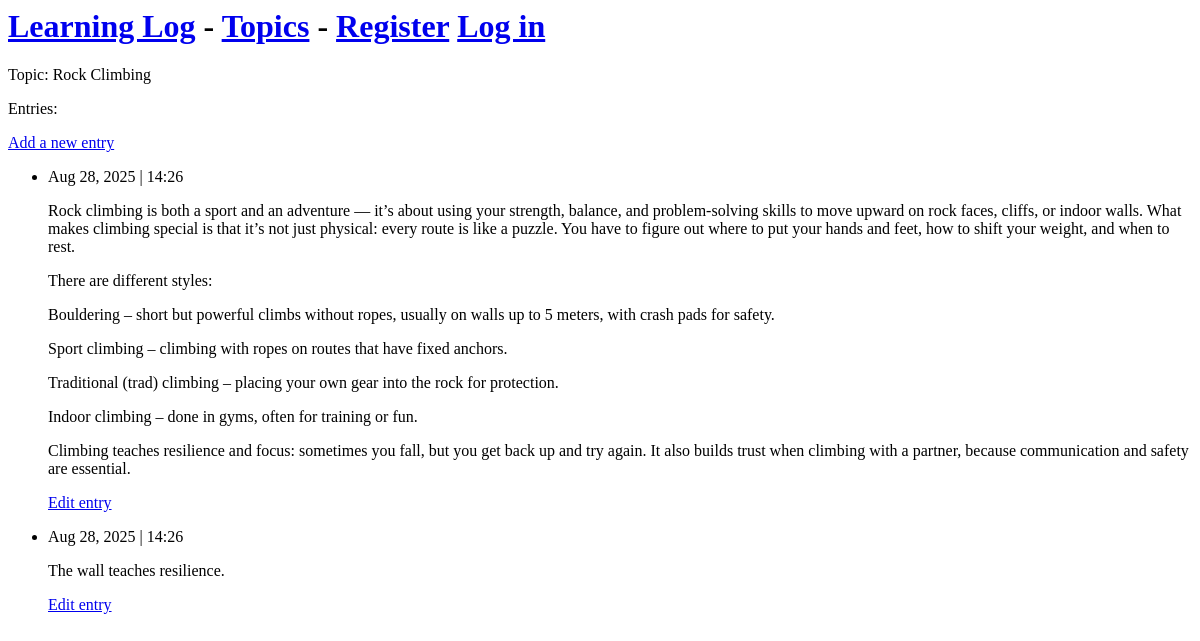
The app's page /topics/2, older data.
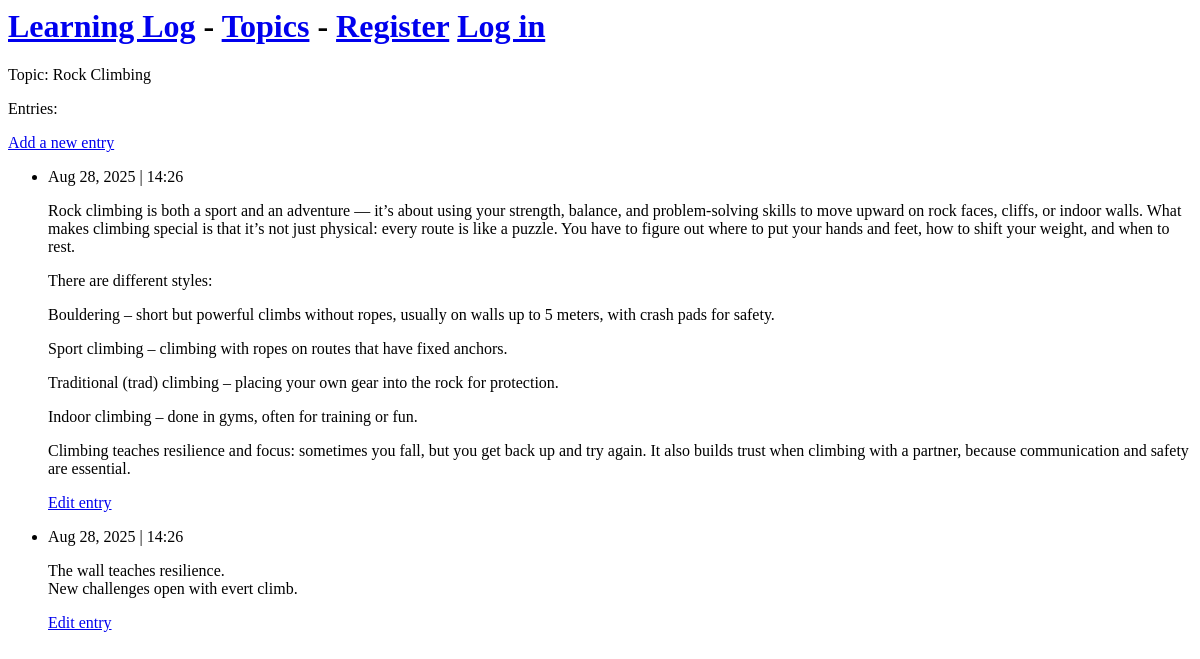
The same page, newer data.
### learning_logs/models.py (models this page shows, shortened)
class Topic(models.Model):                                  # inherit from Model
    text = models.CharField(max_length=200)                 # reserve 200 char in the db to hold names
    date_added = models.DateTimeField(auto_now_add=True)    # when user create a new topic, automatically add data and time

class Entry(models.Model):
    topic = models.ForeignKey(Topic, on_delete = models.CASCADE)    # Topic is the foreign key; when a topic is deleted, all the entries associated with it should be deleted too.
    text = models.TextField()
    date_added = models.DateTimeField(auto_now_add=True)            # present entries in the order they are created
    class Meta:
        verbose_name_plural = 'entries'                             # without this attribute, Django would refer to multiple entries as Entrys

### learning_logs/views.py (the view)
# urls.py: path('topics/<int:topic_id>', views.topic, name='topic'), # topic_id is a reference to topic.id
def topic(request, topic_id):       # topic_id is a reference to topic.id. topic_id is passed by path, a function that maps URL paths and views
    topic = Topic.objects.get(id=topic_id)
    entries = topic.entry_set.order_by('-date_added')   # reverse lookup <modelname>_set and then order by date_added
    context = {'topic_key': topic, 'entries_key': entries}
    return render(request, 'learning_logs/topic.html', context)

### learning_logs/templates/learning_logs/topic.html
{% extends 'learning_logs/base.html' %}
{% block content %}
<p>Topic: {{topic_key.text}}</p>
  <p>Entries:</p>
  <p>
    <a href="{% url 'learning_logs:new_entry' topic_key.id %}">Add a new entry</a>
  </p>
  <ul>
    {% for entry in entries_key %}
      <li>
        <p>{{entry.date_added | date:'M d, Y | H:i'}}</p>
        <p>{{entry.text | linebreaks }}</p>
        <p>
          <a href="{% url 'learning_logs:edit_entry' entry.id %}">Edit entry</a>  {% comment %} This template tag redirect to edit_entry {% endcomment %}
        </p>
      </li>
    {% empty %}
      <li>There are no entries for this topic yet.</li>
    {% endfor %}
  </ul>
{% endblock content %}

### learning_logs/templates/learning_logs/base.html (shortened to what this page needs)
<h1>
  <a href="{% url 'learning_logs:index' %}">Learning Log</a> -
  <a href="{% url 'learning_logs:topics' %}">Topics</a> -
  {% if user.is_authenticated %}
    Hello, {{ user.username }}.
  {% else %}
    <a href="{% url 'accounts:register' %}">Register</a>
    <a href="{% url 'accounts:login' %}">Log in</a>
  {% endif %}
</h1>
{% block content %}{% endblock content%}

Row changes from the older to the newer data that the page shows:
changed Entry: text "The wall teaches resilience." → "The wall teaches resilience. New challenges open with evert climb."
